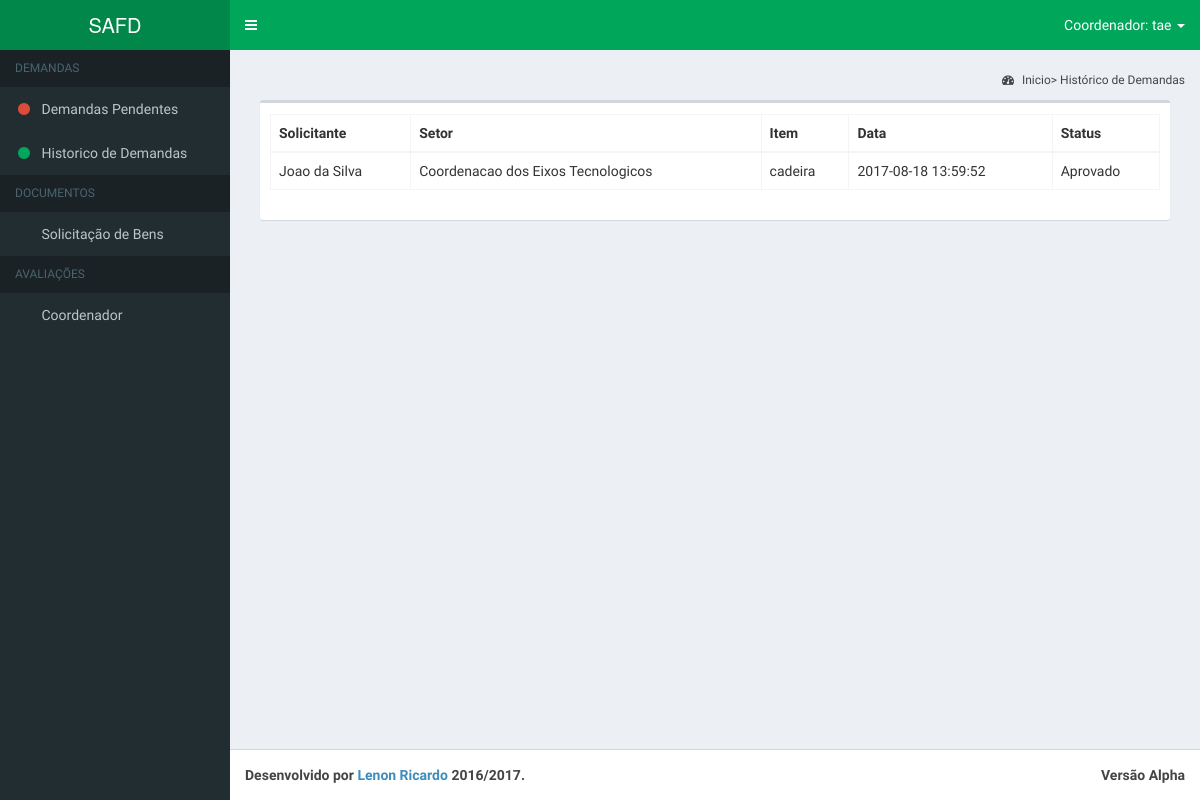
The page /php/p_hist_demandas_coord.php (signed in) on the database its author committed.
### tables this page shows
CREATE TABLE IF NOT EXISTS funcionario(        
    id_funcionario int(10) NOT NULL PRIMARY KEY AUTO_INCREMENT,
        siape_funcionario int(10) NOT NULL,
        nome_funcionario VARCHAR(255) NOT NULL,		
        n_portaria_funcionario VARCHAR(255) NOT NULL,
        email_funcionario VARCHAR(255) NOT NULL);

CREATE TABLE IF NOT EXISTS setor(
    id_setor int(10) NOT NULL PRIMARY KEY AUTO_INCREMENT,
	nome_setor VARCHAR(255) NOT NULL);

CREATE TABLE IF NOT EXISTS objeto(
    id_objeto int(10) NOT NULL PRIMARY KEY AUTO_INCREMENT,
        nome_objeto VARCHAR(255) NOT NULL,	
	especificacoestecnicas_objeto VARCHAR(255) NOT NULL,
	estrategiafornecimento_objeto VARCHAR(255) NOT NULL,
	preco_objeto varchar(10) NOT NULL,
	
        id_grupo int(10) NOT NULL);

CREATE TABLE IF NOT EXISTS solicitacao(        
    id_solicitacao int(10) NOT NULL PRIMARY KEY AUTO_INCREMENT,                               
    numeroprotocolo_solicitacao VARCHAR(255) NOT NULL,     
    justificativa_solicitacao VARCHAR(255),
    criterio_aceitabilidade VARCHAR(255),
    consulta_estoque VARCHAR(255),       
    data_solicitacao TIMESTAMP DEFAULT CURRENT_TIMESTAMP,
    
     
    id_usuario int(10) NOT NULL,
    id_status int(10) NOT NULL,
    id_avaliacaodpdi int(10) NOT NULL,
    id_avaliacaodad int(10) NOT NULL,
    id_avaliacaocoord int(10) NOT NULL,
    id_avaliacaodg int(10) NOT NULL);

CREATE TABLE IF NOT EXISTS status(
    id_status int(10) NOT NULL PRIMARY KEY AUTO_INCREMENT,
	descricao_status VARCHAR(255) NOT NULL);

### php/hist_demandas.php (the view)
<?php
include 'conexao.php';
$sql = "SELECT nome_funcionario, nome_objeto, nome_setor, data_solicitacao, descricao_status
        FROM funcionario, objeto, solicitacao, setor, usuario, solicitacao_itens, status
        WHERE usuario.id_usuario = solicitacao.id_usuario
        AND usuario.id_setor = setor.id_setor
        AND usuario.id_funcionario = funcionario.id_funcionario
        AND solicitacao_itens.id_solicitacao = solicitacao.id_solicitacao
        AND solicitacao_itens.id_objeto = objeto.id_objeto
        AND solicitacao.id_status = status.id_status
        AND status.id_status >= 4";
$result = mysqli_query($con, $sql);
while ($linha = mysqli_fetch_assoc($result))
{
    $visualizar = "<tr>
                        <td>" . $linha['nome_funcionario'] . "</td>" . "
                        <td>" . $linha['nome_setor'] . "</td>" . "
                        <td>" . $linha['nome_objeto'] . "</td>" . "
                        <td>" . $linha['data_solicitacao'] . "</td>" . "
                        <td>" . $linha['descricao_status'] . "</td>" . "
                    </tr>";
    echo $visualizar;
}
?>

### rows shown on the page
funcionario: nome_funcionario "Joao da Silva", setor.nome_setor "Coordenacao dos Eixos Tecnologicos", objeto.nome_objeto "cadeira", solicitacao.data_solicitacao "2017-08-18 13:59:52", status.descricao_status "Aprovado"

### other values the page prints
$_SESSION["usuario"] "tae"
